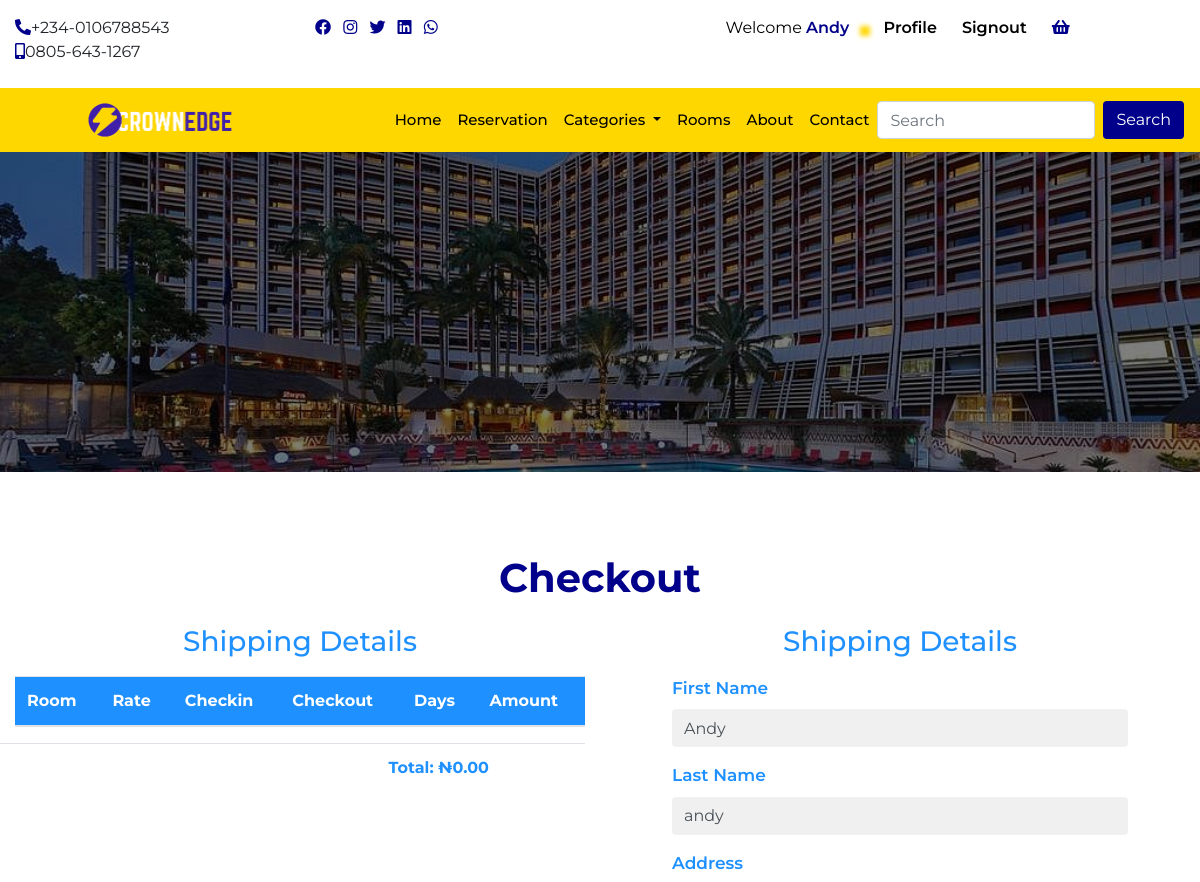
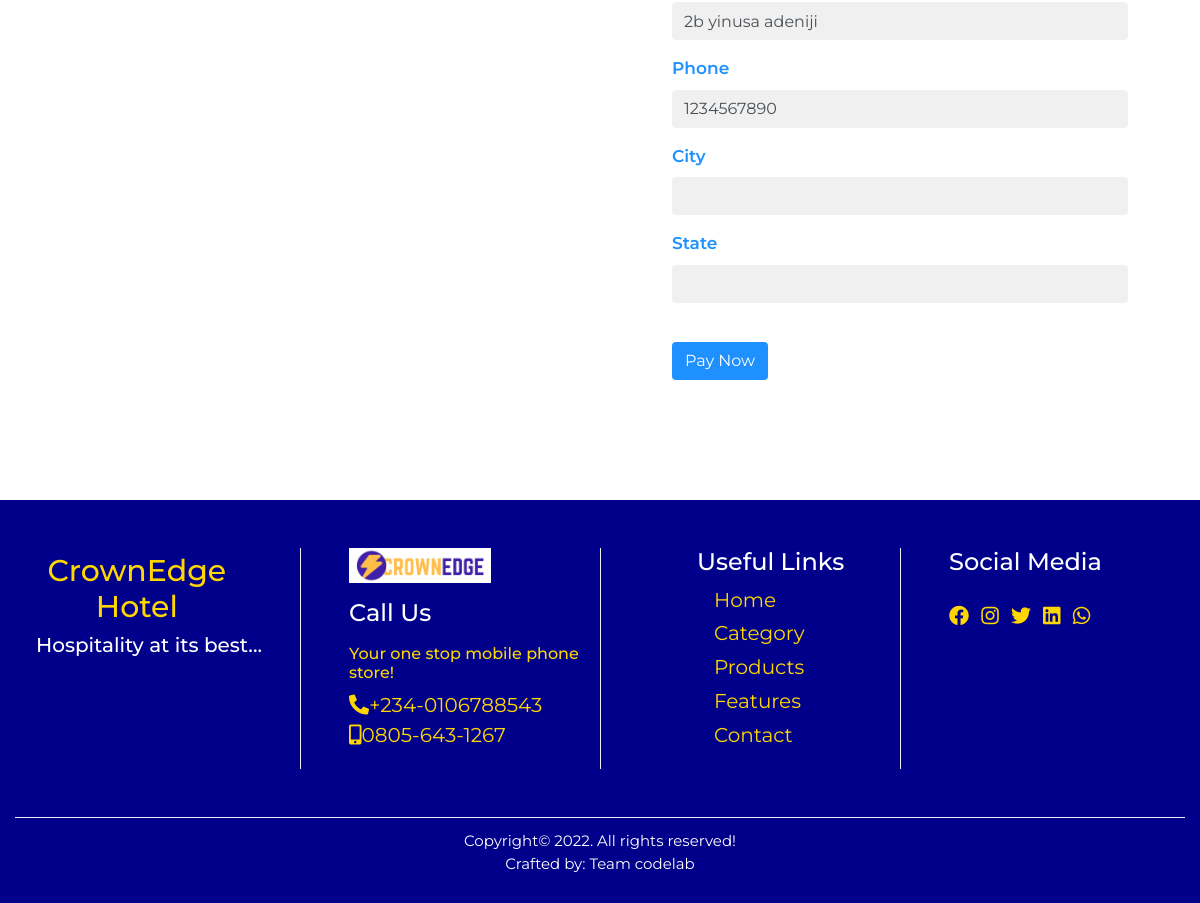
Page /checkout/ (signed in) on the committed database (2 pictures, top to bottom).
### home/models.py (models this page shows, shortened)
class CompanyProfile(models.Model):
    name = models.CharField(max_length=50)
    keyword = models.CharField(max_length=150)
    description = models.CharField(max_length=150)
    logo = models.ImageField(upload_to='logo', blank=True, null=True)
    favicon = models.ImageField(upload_to='logo', blank=True, null=True, default='/favicon-96x96.png')
    carousel = models.ImageField(upload_to='carousel', blank=True, null=True)
    carousel2 = models.ImageField(upload_to='carousel', blank=True, null=True)
    carousel3 = models.ImageField(upload_to='carousel', blank=True, null=True)
    carousel4 = models.ImageField(upload_to='carousel', blank=True, null=True)
    banner = models.ImageField(upload_to='banner', blank=True, null=True)
    mobile = models.CharField(max_length=20)
    mobile2 = models.CharField(max_length=20)
    address = models.CharField(max_length=100)
    email = models.EmailField()
    website = models.URLField()
    about = models.TextField()
    about2 = models.TextField()
    copyright_year = models.CharField(max_length=4)
    class Meta:
        db_table = 'companyprofile'
        managed = True
        verbose_name = 'CompanyProfile'
        verbose_name_plural = 'CompanyProfile'

### userprofile/models.py (models this page shows, shortened)
class Profile(models.Model):
    user = models.OneToOneField(User, on_delete= models.CASCADE)
    first_name = models.CharField(max_length=50)
    last_name = models.CharField(max_length=50)
    username = models.CharField(max_length=50)
    email = models.EmailField()
    phone = models.CharField(max_length=50)
    state = models.CharField(max_length=50)
    address = models.CharField(max_length=150)
    pix = models.ImageField(upload_to='profile', default='profile/avatar.png', blank=True, null=True)
    class Meta:
        db_table = 'profile'
        managed = True
        verbose_name = 'Profile'
        verbose_name_plural = 'Profile'

### home/views.py (the view)
# urls.py: path('checkout/', views.checkout, name='checkout'),
@login_required(login_url='signin')
def checkout(request):
    profile = Profile.objects.get(user__username = request.user.username)
    booking = Booking.objects.filter(user__username = request.user.username, paid=False)
    subtotal = 0
    vat = 0
    total = 0
    for item in booking:
        subtotal += item.price * item.no_days
    vat = 0.075 * subtotal
    total = subtotal + vat
    context = {
        'booking':booking,
        'profile':profile,
        'total':total,
    }
    return render(request, 'checkout.html', context)

### home/context_processor.py (called while the page is built)
def dropdown(request):
    categories = Category.objects.all()
    context = {
        'categories':categories
    }
    return context

def company(request):
    cprofile = CompanyProfile.objects.get(pk=1)
    context = {
        'cprofile':cprofile
    }
    return context

def cartcount(request):
    count =Booking.objects.filter(user__username = request.user.username, paid=False)
    itemcount = 0
    for item in count:
        itemcount += item.no_days
    context = {
        'itemcount':itemcount
    }
    return context

### home/templatetags/sample_tags.py (called while the page is built)
@register.simple_tag
def intralink(main, link):
    return reverse(main) + '#' + link

### home/templates/checkout.html (shortened to what this page needs)
{% extends "base.html" %}
{% load humanize %}
{% block header %} {% include 'header.html' %} {% endblock header %}
{% block banner %} {% include 'banner.html' %} {% endblock banner %}
{% block content %}
<section>
  <div class="container-fluid check">
    <h1 class="title">checkout</h1>
    <div class="row">
      <div class="col-12 col-md-6">
        <h3 class="summary">shipping details</h3>
        <table class="table cart">
          <thead>
            <tr>
              <th scope="col">room</th>
              <th scope="col">rate</th>
              <th scope="col">checkin</th>
              <th scope="col">checkout</th>
              <th scope="col">days</th>
              <th scope="col">amount</th>
            </tr>
          </thead>
        </table>
        <table class="cart table">
            <tbody>
            <tr>
              <td class="row"></td>
              <td></td>
              <td></td>
              <td></td>
              <td></td>
              <td></td>
              <td></td>
              <td></td>
              <td></td>
              <td></td>
              <td>Total: ₦{{total|floatformat:2|intcomma}}</td>
            </tr>
          </tbody>
        </table>
      </div>
      <div class="col-12 col-md-6">
        <h3 class="summary">shipping details</h3>
        <div class="shipping">
          <form action="{% url 'pay' %}" method="POST">
            <div class="form-group">
              <label class="labe" for="exampleInputEmail1">first name</label>
              <input type="text" name="first_name" value="{{profile.first_name}}" class="form-control" id="exampleInputText1" aria-describedby="textHelp">
            </div>
            <div class="form-group">
              <label class="labe" for="exampleInputEmail1">last name</label>
              <input type="text" name="last_name" value="{{profile.last_name}}" class="form-control" id="exampleInputText1" aria-describedby="textHelp">
            </div>
            <div class="form-group">
              <label class="labe" for="exampleInputEmail1">address</label>
              <input type="text" name="address" value="{{profile.address}}" class="form-control" id="exampleInputText1" aria-describedby="textHelp">
            </div>
            <div class="form-group">
              <label class="labe" for="exampleInputEmail1">phone</label>
              <input type="text" name="phone" value="{{profile.phone}}" class="form-control" id="exampleInputText1" aria-describedby="textHelp">
            </div>
            <div class="form-group">
              <label class="labe" for="exampleInputEmail1">city</label>
              <input type="text" class="form-control" id="exampleInputText1" aria-describedby="textHelp">
            </div>
            <div class="form-group">
              <label class="labe" for="exampleInputEmail1">state</label>
              <input type="text" class="form-control" id="exampleInputText1" aria-describedby="textHelp">
            </div>
            <button type="submit" class="btn check-btn">Pay now</button>
            </div>
        </div>
      </div>
    </div>
</section>
{% endblock content %}
{% block footer %} {% include 'footer.html' %} {% endblock footer %}

### home/templates/header.html (shortened to what this page needs)
{% load sample_tags %}
<div class="container-fluid">
    <div class="row">
      <div class="col-12 col-sm-6 col-md-2 col-lg-3 mt-3 mb-2 hide">
        <ul class="list-inline">
          <li class="list-inline-item"><a href=""><i class="fas fa-phone-alt"></i></a><span>+234-0106788543</span></li>
          <li class="list-inline-item"><a href=""><i class="fas fa-mobile-alt"></i></a><span>0805-643-1267</span></li>
        </ul>
      </div>
      <div class="col-12 col-sm-6 col-md-2 col-lg-3 mt-3 mb-2 hide">
        <ul class="list-inline">
          <li class="list-inline-item"><a href=""><i class="fab fa-facebook"></i></a></li>
          <li class="list-inline-item"><a href=""><i class="fab fa-instagram"></i></a></li>
          <li class="list-inline-item"><a href=""><i class="fab fa-twitter"></i></a></li>
          <li class="list-inline-item"><a href=""><i class="fab fa-linkedin"></i></a></li>
          <li class="list-inline-item"><a href=""><i class="fab fa-whatsapp"></i></a></li>
        </ul>
      </div>
      <div class="col-12 col-sm-12 col-md-8 col-lg-6 mt-3 mb-2 auth">
        <ul class="">
          {% if user.is_authenticated %}
            <li class=""><a href="{% url 'profile' %}" class="welcome">welcome <span>
              {% if user.first_name %}
                {{request.user.first_name}}
              {% else %}
                {{request.user.username}}
              {% endif %}
            </span></i></a></li>
            <li class=""><a href="{% url 'profile' %}" class="user-btn"><span>profile</span></a></li>
            <li class=""><a href="{% url 'signout' %}" class="user-btn"><span>signout</span></a></li>
            <li class="">
              <a href="{% url 'booked' %}" class="user-btn">
                {% if itemcount > 0 %}
                  <span class="badge badge-pill badge-warning">
                    <i class="fas fa-shopping-basket"></i>
                    <span class="badge badge-pill badge-info">{{itemcount}}</span>
                  </span>
                {% else %}
                  <i class="fas fa-shopping-basket"></i>
                {% endif %}
              </a>
            </li>
          {% else %}
            <li class=""><a href="{% url 'signin' %}" class="user-btn"><i class="fas fa-user"></i><span>signin</span></a></li>
            <li class=""><a href="{% url 'signup' %}" class="user-btn"><i class="fas fa-users"></i><span>signup</span></a></li>
          {% endif %}
        </ul>
      </div>
    </div>
  </div>
      <nav class="navbar navbar-expand-lg navbar-light sticky-top">
        <a class="navbar-brand" href="{% url 'home' %}"><img src="{{cprofile.logo.url}}" alt=""></a>
        <div class="collapse navbar-collapse" id="navbarSupportedContent">
          <ul class="navbar-nav ml-auto">
            <li class="nav-item active">
              <a class="nav-link" href="{% url 'home' %}">home <span class="sr-only">(current)</span></a>
            </li>
            <li class="nav-item">
              <a class="nav-link" href="">reservation</a>
            </li>
            <li class="nav-item dropdown">
              <a class="nav-link dropdown-toggle" href="/index2.html" id="navbarDropdown" role="button" data-toggle="dropdown" aria-haspopup="true" aria-expanded="false">
                categories
              </a>
            </li>
            <li class="nav-item">
              <a class="nav-link" href="{% url 'rooms' %}">rooms</a>
            </li>
            <li class="nav-item">
              <a class="nav-link" href="#aboutus">about</a>
            </li>
            <li class="nav-item">
              <a class="nav-link" href="{% intralink 'home' 'contact' %}">contact</a>
            </li>
          </ul>
          <form class="form-inline my-2 my-lg-0" action="{% url 'search' %}" method="POST">
            <input class="form-control mr-sm-2" name="search" type="search" placeholder="Search" aria-label="Search">
            <button class="btn form-btn" type="submit">Search</button>
          </form>
        </div>
      </nav>

### home/static/css/style.css (style rules this page uses)
* { margin: 0px; padding: 0px; box-sizing: border-box; }
body { font-family: 'Montserrat', sans-serif; }
html { scroll-behavior: smooth; }
.hide a { color: darkblue; }
.welcome { color: black; font-weight: 400; text-transform: capitalize; padding-right: .6rem; }
.welcome span { color: darkblue; font-weight: 600; text-decoration: none; }
.user-btn { color: darkblue; font-weight: 400; padding-left: 1rem; padding-right: .3rem; }
.user-btn span { color: black; font-weight: 600; text-transform: capitalize; }
.auth { display: flex; justify-content: space-around; }
.auth li { display: inline; }
h1 { color: gold; }
.navbar { background: gold; }
#navbarSupportedContent a { color: black; text-transform: capitalize; font-size: 15px; font-weight: 500; }
.navbar img { width: 50%; margin-left: 20%; }
.navbar-nav { margin-left: 50%; }
.form-btn { color:white; background: darkblue; }
.container-fluid h1 { text-align: center; margin-top: 2%; }
.cart { width: 100%; padding-left: 5%; padding-right: 4%; }
.cart thead { background: dodgerblue; color: white; text-transform: capitalize; }
.cart td { color: dodgerblue; text-transform: capitalize; font-weight: 700; }
.title { text-transform: capitalize; padding-top: 5%; margin-bottom: 2%; color: darkblue; font-weight: bold; }
.check { margin-bottom: 10%; }
.summary { text-align: center; color: dodgerblue; text-transform: capitalize; font-weight: 500; margin-bottom: 3%; }
.shipping { width: 90%; padding-left: 10%; }
.shipping .labe { color: dodgerblue; text-transform: capitalize; font-size: 17px; font-weight: 600; }
.shipping input { border: none !important; background: #f0f0f0; }
.check-btn { background: dodgerblue !important; color: white; text-transform: capitalize; margin-top: 5%; }

### rows in the picture
CompanyProfile: logo (picture)
Profile: first_name "Andy", last_name "andy", address "2b yinusa adeniji", phone "1234567890"

### other values in the picture
{{ request.user.first_name }} "Andy"
{{ total|floatformat:2|intcomma }} "0.00"
